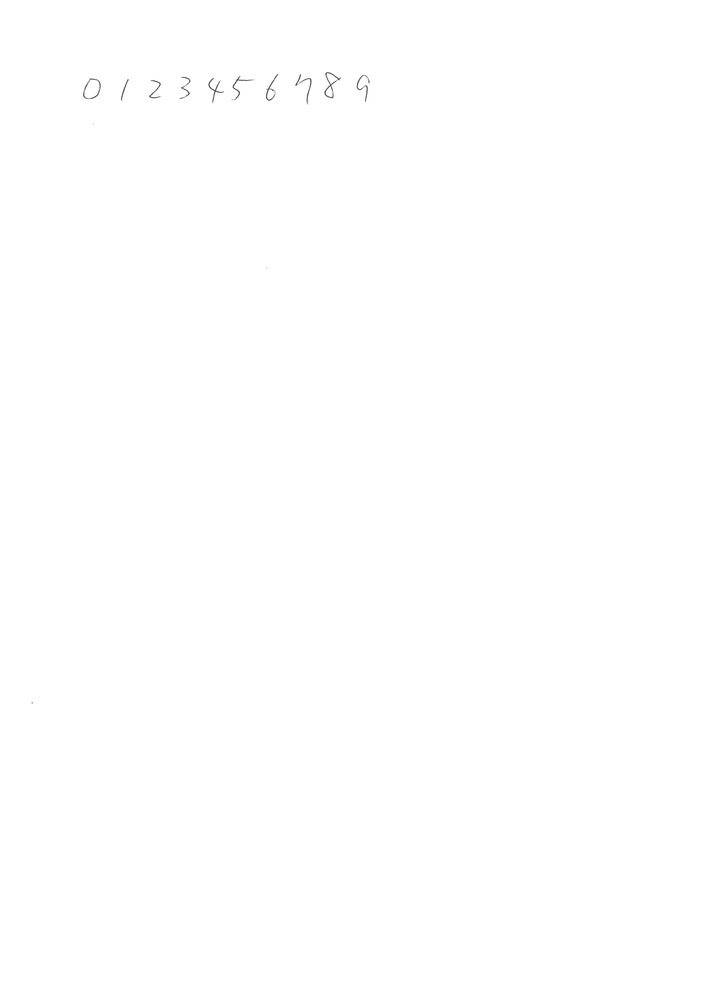
#> input picture 手書き数字1.jpg, 706 x 999 px, shrunk from 2482 x 3510 before the run
$ python detect_zip.py
#> lines starting #> are read from the running program, lines starting #| are printed output that depends on the picture; after the words box and inside, x2 and y2 are one past the last pixel; in counts of white or black regions, pixels touching at a corner belong together
import cv2
import matplotlib.pyplot as plt
import numpy as np

# ハガキ画像から郵便番号領域を抽出する関数
def detect_zipno(fname):
    # 画像を読み込む
#> called with fname = '手書き数字1.jpg'
    img = cv2.imread(fname)
#> img is the input picture: shape (999, 706, 3); min 51, max 255, mean 254.9
    # plt.imshow(img)
    # plt.show()
    # 画像のサイズを求める
    h, w = img.shape[:2]
#> h = 999; w = 706
    # ハガキ画像の右上のみ抽出する --- (*1)
    # img = img[0:h//2, :]

    # 画像を二値化 --- (*2)
    gray = cv2.cvtColor(img, cv2.COLOR_BGR2GRAY)
    # plt.imshow(gray)
    # plt.show()
    gray = cv2.GaussianBlur(gray, (3, 3), 1)
    # plt.imshow(gray)
    # plt.show()
    im2 = cv2.threshold(gray, 200, 255, cv2.THRESH_BINARY_INV)[1]
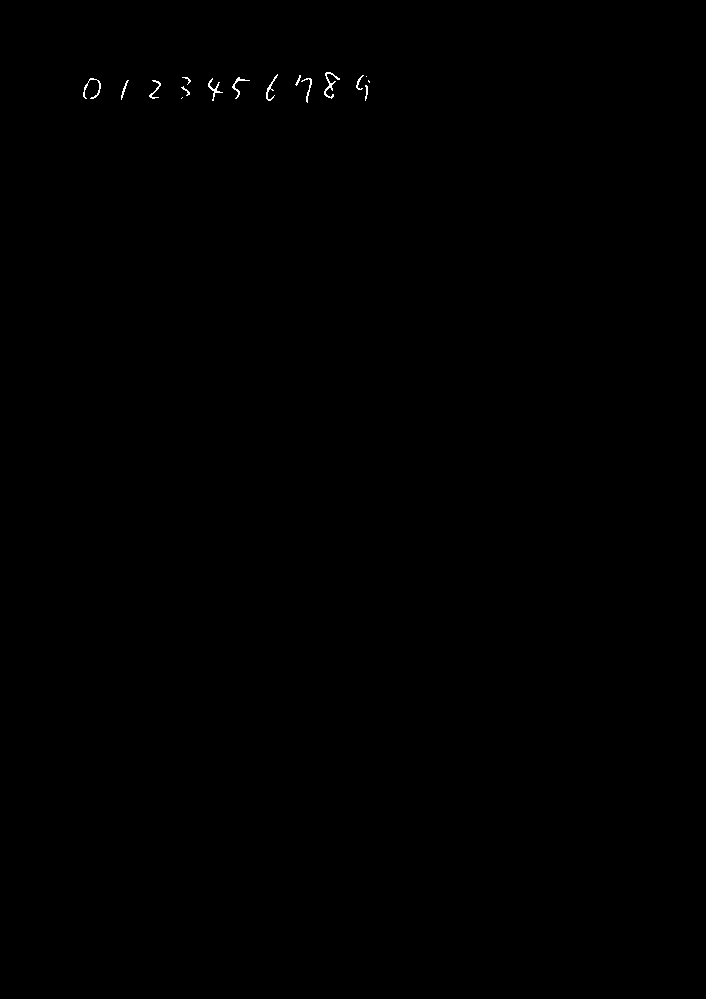
#> im2: shape (999, 706); 0.1% white in thin lines or dots, all inside (x1, y1, x2, y2) = (83, 72, 370, 103)
    # plt.imshow(im2)
    # plt.show()

    # 輪郭を抽出 --- (*3)
    cnts = cv2.findContours(im2,
        cv2.RETR_LIST,
        cv2.CHAIN_APPROX_SIMPLE)[0]
#> cnts = 16 contours, 9 with area under 20; largest, box (x1, y1, x2, y2) and area: (324, 72, 340, 99) 63, (208, 78, 223, 101) 40, (83, 78, 101, 99) 40, (232, 77, 250, 99) 38, (266, 74, 278, 101) 37, (149, 80, 161, 99) 30, (301, 78, 312, 103) 27

    # 抽出した輪郭を単純なリストに変換--- (*4)
    result = []
    for pt in cnts:
        x, y, w, h = cv2.boundingRect(pt)
        # [12 lines of commented-out code are left out]
        if not((10 < w < 200) or (10 < h < 200)): continue
        result.append([x, y, w, h])
#> this loop made 16 passes
#> (x, y, w, h) on passes 2, 3, 5, 6, 7, 8, 9, 10, 11, 12, 13, 14: (181, 86, 9, 10), (365, 85, 3, 16), (149, 80, 12, 19), (121, 80, 8, 20), (301, 78, 11, 25), (208, 78, 15, 23), (83, 78, 18, 21), (232, 77, 18, 22), (182, 77, 9, 8), (366, 76, 1, 1), (356, 75, 8, 15), (295, 75, 6, 11)
#> (pt, x, y, w, h) on passes 1, 4: ([[182, 97], [181, 98]], 181, 97, 2, 2), ([[368, 80], [368, 81], [369, 82], [369, 81]], 368, 80, 2, 3)
#> after the loop, result = [[365, 85, 3, 16], [149, 80, 12, 19], [121, 80, 8, 20], [301, 78, 11, 25], [208, 78, 15, 23], [83, 78, 18, 21], [232, 77, 18, 22], [356, 75, 8, 15], [295, 75, 6, 11], [266, 74, 12, 27], [324, 72, 16, 27]]
    # 抽出した輪郭が左側から並ぶようソート --- (*6)
    result = sorted(result, key=lambda x: x[0])
#> result = [[83, 78, 18, 21], [121, 80, 8, 20], [149, 80, 12, 19], [208, 78, 15, 23], [232, 77, 18, 22], [266, 74, 12, 27], [295, 75, 6, 11], [301, 78, 11, 25], [324, 72, 16, 27], [356, 75, 8, 15], [365, 85, 3, 16]]

    for x, y, w, h in result:
        cv2.rectangle(im2, (x, y), (x+w, y+h), (255, 255, 255), 3)
#> this loop made 11 passes
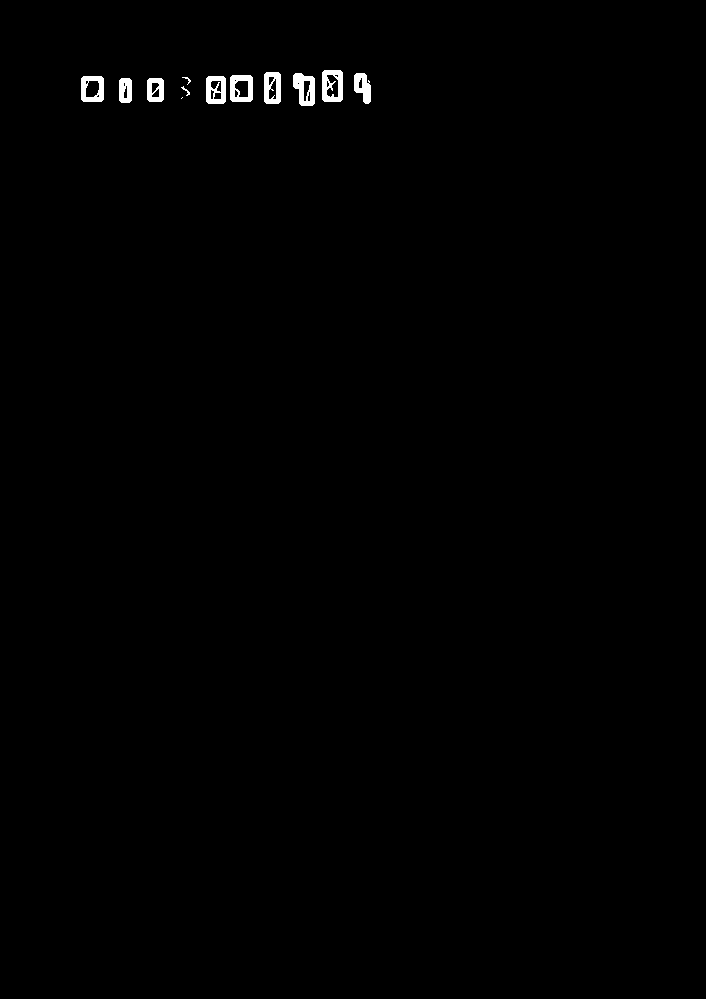
#> im2: shape (999, 706); 0.51% white; 12 white regions (1 under 20 px), largest, box (x1, y1, x2, y2) and area: (322, 70, 343, 102) 483, (293, 73, 315, 106) 479, (230, 75, 253, 102) 426

    plt.imshow(im2)
    plt.show()

    pn = len(result)
#> pn = 11
    s = np.zeros(pn)
#> s = [0, 0, 0, 0, 0, 0, 0, 0, 0, 0, 0]
    i = 0
    result2 = []
    flag = True
    dx = 20
    dy = 30
    for i in range(pn):
        # if i > pn - 1:
        #     break

        if s[i]==0 :

            [x1, y1, w1, h1] = result[i]
            x = x1
            y = y1
            xw = x1 + w1
            yh = y1 + h1
            for j in range(i+1,pn):
                if s[j]==0 :
                    [x2, y2, w2, h2] = result[j]
                    xx = x2 - x1
                    yy = y2 - y1
                    if -(w2+dx) < xx and xx < (w1+dx) and -(h2+dy) < yy and yy < (h1+dy):
                    # if ((x2 < x1+w1 < x2+w2) and (y2 < y1+h1 < y2+h2)) or ((x2 < x1+w1 < x2+w2) and (y2 < y1 < y2+h2)):
                        s[j]=1
                        if x2 < x : x = x2
                        if (x2 + w2) > xw : xw = x2 + w2
                        if y2 < y : y = y2
                        if (y2 + h2) > yh: yh = y2 + h2

            result2.append([x, y, xw - x, yh - y])
#> this loop made 11 passes
#> (x1, y1, w1, h1) on passes 1, 2, 3, 4, 6, 8, 10: (83, 78, 18, 21), (121, 80, 8, 20), (149, 80, 12, 19), (208, 78, 15, 23), (266, 74, 12, 27), (301, 78, 11, 25), (356, 75, 8, 15)
#> after the loop, result2 = [[83, 78, 18, 21], [121, 80, 8, 20], [149, 80, 12, 19], [208, 77, 42, 24], [266, 74, 35, 27], [301, 72, 39, 31], [356, 75, 12, 26]]; s = [0, 0, 0, 0, 1, 0, 1, 0, 1, 0, 1]

    print(len(result2))
#| 7
    # x = b[:x] - a[:x]
    # y = b[:y] - a[:y]
    # if -b[:w] < x & & x < a[:w] & &
    #     -b[:h] < y & & y < a[:h]
    # 抽出した輪郭が近すぎるものを除去 --- (*7)
    # result2 = []
    # lastx = -100
    # for x, y, w, h in result1:
        # if (x - lastx) < 10: continue


        # result2.append([x, y, w, h])
        # lastx = x
    # 緑色の枠を描画 --- (*8)
    plt.imshow(img)
    plt.show()
    img3 = []
    for x, y, w, h in result2:
        img3.append(img[y:y+h, x:x+w])
        cv2.rectangle(img, (x, y), (x + w, y + h), (0, 255, 0), 3)
#> this loop made 7 passes
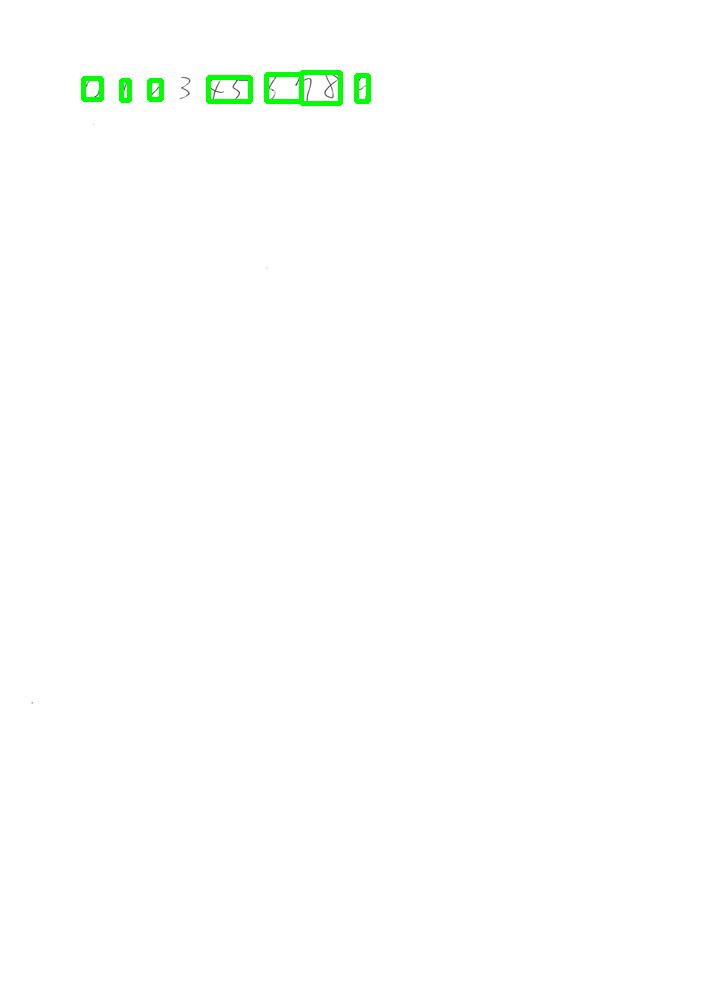
#> img: shape (999, 706, 3); 0.44% of pixels changed, all inside (x1, y1, x2, y2) = (81, 70, 371, 106)
#> after the loop, img3 = 7 items

    return result2, img, img3

if __name__ == '__main__':
    # ハガキ画像を指定して領域を抽出
    cnts, img, img3 = detect_zipno("手書き数字1.jpg")
#> cnts has the same summary as result2 in detect_zipno; img3 = 7 items
    # [6 lines of commented-out code are left out]
    plt.imshow(cv2.cvtColor(img, cv2.COLOR_BGR2RGB))
    # plt.savefig("detect-zip.png", dpi=200)
    plt.show()

    for i in range(len(img3)):
        plt.subplot(5,6,i+1)
        plt.imshow(cv2.cvtColor(img3[i], cv2.COLOR_BGR2RGB))
        plt.axis('off')
#> this loop made 7 passes
    plt.show()
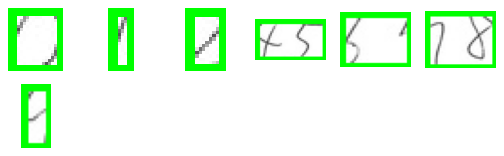
#> figure drawn by matplotlib, 7 panels
